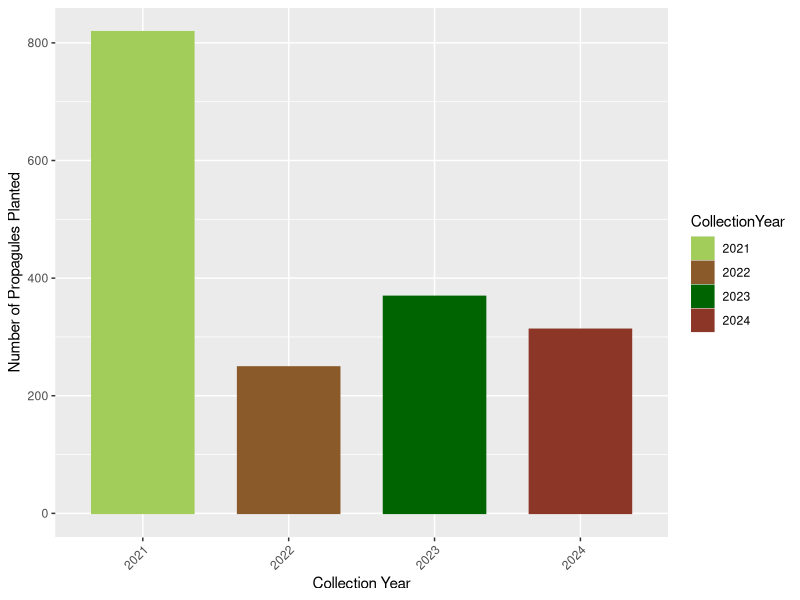
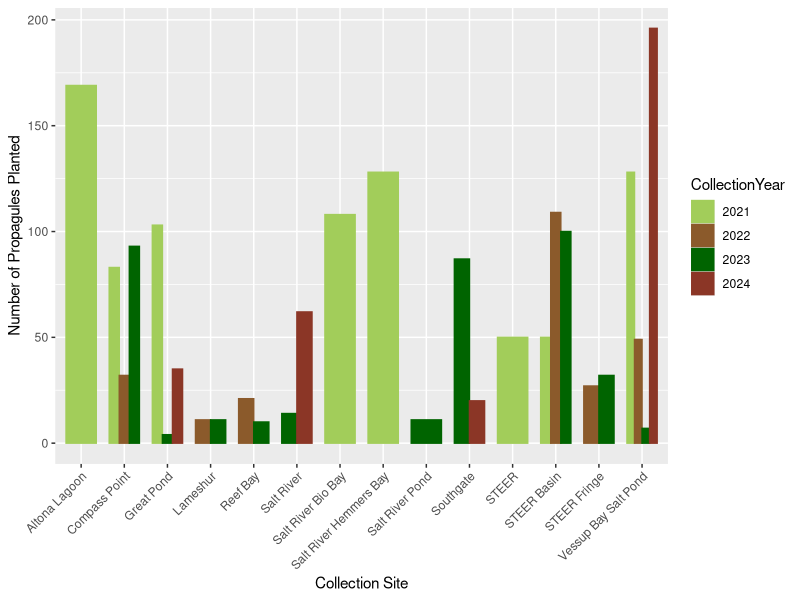
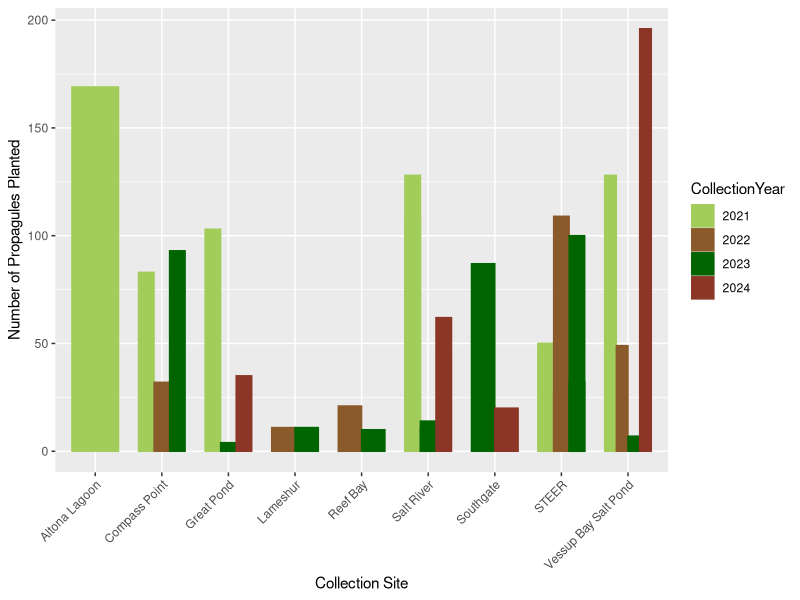
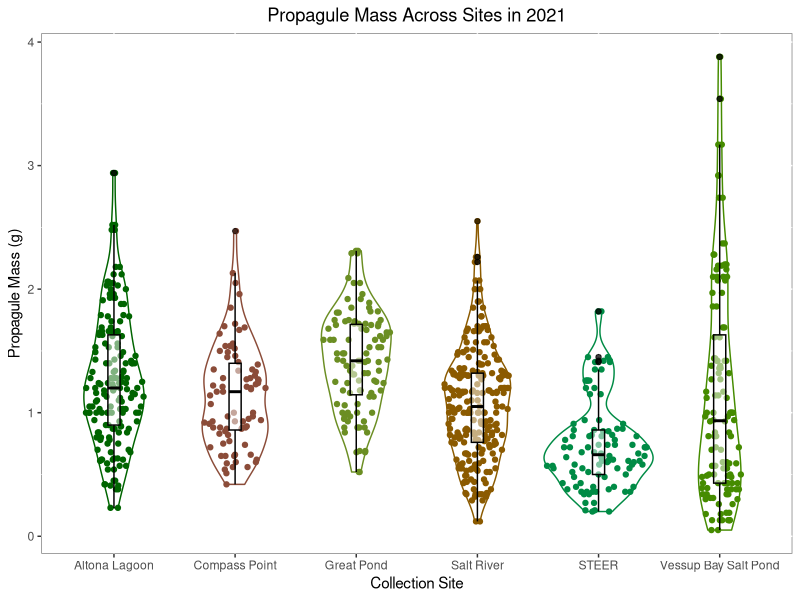
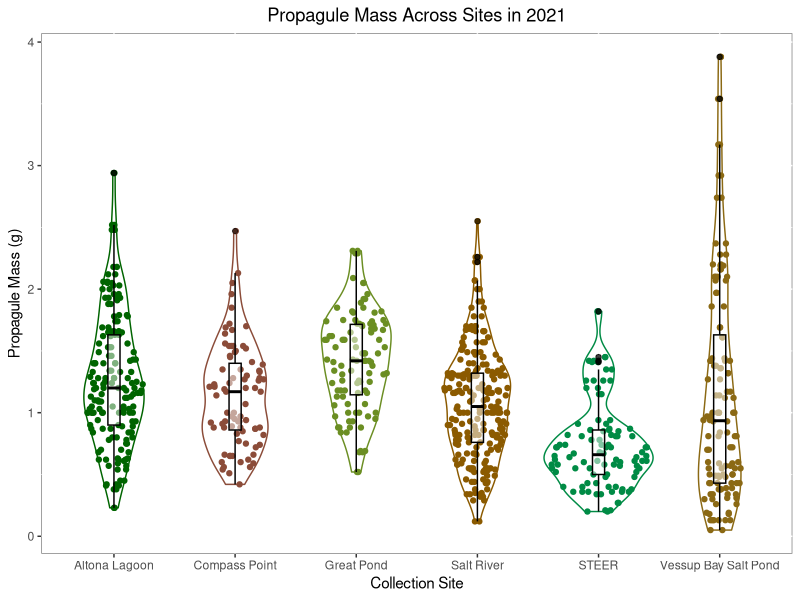

Source code (R) for these figures, in order: (Note: this script raises an error after producing the figures.)
## ---- chunk 1
#changed a thing
## ---- chunk 2
library(tidyverse)
library(readr)
library(lubridate)#as date function tells things they are dates

AVGE <- read_csv("AVGE Intake Data11.14.24.csv")

unique(AVGE$CollectionSite)
# "VBSP"                       NA                           "CP"                        
# [4] "STEER Basin"                "AL"                         "SRHB"                      
# [7] "SRBB"                       "GP"                         "UNK"                       
#[10] "STEER Fringe"               "LS"                         "RB"                        
#[13] "STEER BASIN"                "SG"                         "NUMBERS WERE IN 600'S, NOW"
#[16] "STEER FRINGE"               "LAMESHUR"                   "VESSUP SALT POND"          
#[19] "SALT RIVER POND"            "SARI"                       "Vessup Salt Pond"          
#[22] "na"                         "STEER"                      "Altona Lagoon"             
#[25] "Hemmers Bay"                "Bio Bay"                    "Great Pond"                
#[28] "Oasis Cove, Vessup Bay"     "Southgate"                  "SALT RIVER"                
#[31] "Vessup" 


#want all the site IDs to say the name of the site

AVGE<-AVGE%>%
  mutate(CollectionSite=recode(CollectionSite,
    "VBSP"= "Vessup Bay Salt Pond",
    "VESSUP SALT POND"= "Vessup Bay Salt Pond",
    "Vessup Salt Pond"= "Vessup Bay Salt Pond",
    "STEER BASIN"= "STEER Basin",
    "STEER FRINGE"= "STEER Fringe",
    "SRBB"= "Salt River Bio Bay",
    "Bio Bay"= "Salt River Bio Bay",
    "Hemmers Bay"= "Salt River Hemmers Bay",
    "SRHB"= "Salt River Hemmers Bay",
    "AL"= "Altona Lagoon",
    "GP"= "Great Pond",
    "LS"= "Lameshur",
    "LAMESHUR"= "Lameshur",
    "SARI"= "Salt River",
    "SALT RIVER"= "Salt River",
    "SALT RIVER POND"= "Salt River Pond",
    "CP"= "Compass Point",
    "SG"="Southgate",
    "RB"="Reef Bay"))

unique(AVGE$CollectionSite)

#remove props from unknown sites and na
AVGE<-AVGE%>%
  filter(!(CollectionSite=="na"))%>%
  filter(!(CollectionSite=="UNK"))%>%
  filter(!(CollectionSite=="NUMBERS WERE IN 600'S, NOW"))%>%
  filter(!(CollectionSite=="Oasis Cove, Vessup Bay"))
#remove all rows where collection site isn't recorded (NA in dataframe)
AVGE<-AVGE%>%
  filter(!is.na(CollectionSite))
  
#going to remove the three props that say oasis cove vessup bay, and NUMBERS WERE IN 600'S, NOW

#check to make sure all sites have a collection site
AVGEcheck<-AVGE%>%
  filter(CollectionSite==NA|CollectionSite=="na"|CollectionSite=="UNK")

#use lubridate to so my dates are recognized as dates and I can pull the year out
AVGE$CollectionDate<-mdy(AVGE$CollectionDate)

AVGE<-AVGE%>%
  mutate(CollectionYear=year(CollectionDate))
## ---- chunk 3

#six trees don't have a collected date, but they were planted in 2021, going to change collection year to 2021

AVGE$CollectionYear <- ifelse(is.na(AVGE$CollectionYear), 2021, AVGE$CollectionYear)

#how many props planted each year?
YearCount<-AVGE%>%
  group_by(CollectionYear)%>%
  summarise(count=n())

YearCount$CollectionYear<-as.factor(YearCount$CollectionYear)
#colors
yearcolors<-c("darkolivegreen3", "tan4","darkgreen","tomato4")

YearPlot<-YearCount%>%
  ggplot(aes(x=CollectionYear,y=count, color=CollectionYear, fill=CollectionYear))+
  geom_col(position="dodge",stat="identity", width=0.7)+
  theme(axis.text.x = element_text(angle = 45, hjust = 1))+
  scale_fill_manual(values=yearcolors)+
  scale_color_manual(values=yearcolors)+
  xlab("Collection Year")+
  ylab("Number of Propagules Planted")

YearPlot

## ---- chunk 4

#six trees don't have a collected date, but they were planted in 2021, going to change collection year to 2021

AVGE$CollectionYear <- ifelse(is.na(AVGE$CollectionYear), 2021, AVGE$CollectionYear)

#want to know how many props were collected from each site each year
SiteCount<-AVGE%>%
  group_by(CollectionYear,CollectionSite)%>%
  summarise(count=n())

#make factor
SiteCount$CollectionYear<-as.factor(SiteCount$CollectionYear)

#colors
yearcolors<-c("darkolivegreen3", "tan4","darkgreen","tomato4")

CountPlot<-SiteCount%>%
  ggplot(aes(x=CollectionSite,y=count,color=CollectionYear, fill=CollectionYear))+
  geom_col(position="dodge",stat="identity", width=0.7)+
  theme(axis.text.x = element_text(angle = 45, hjust = 1))+
  scale_fill_manual(values=yearcolors)+
  scale_color_manual(values=yearcolors)+
  xlab("Collection Site")+
  ylab("Number of Propagules Planted")

CountPlot

#going to combine all Salt Pond and steer Locations and replot 

SiteCountSitesMerged<-SiteCount%>%
  mutate(CollectionSite=recode(CollectionSite,
    "Salt River Bio Bay"= "Salt River",
    "Salt River Hemmers Bay"= "Salt River",
    "Salt River Pond"= "Salt River",
    "STEER Basin"= "STEER",
    "STEER Fringe"= "STEER",
    ))

MergedSites<-SiteCountSitesMerged%>%
  ggplot(aes(x=CollectionSite,y=count,color=CollectionYear, fill=CollectionYear))+
  geom_col(position="dodge",stat="identity", width=0.7)+
  theme(axis.text.x = element_text(angle = 45, hjust = 1))+
  scale_fill_manual(values=yearcolors)+
  scale_color_manual(values=yearcolors)+
  xlab("Collection Site")+
  ylab("Number of Propagules Planted")

MergedSites


## ---- chunk 5
library(ggforce)#for sinaplots

#merging all steer and salt river into one site for analysis
AVGEmerged<-AVGE%>%
   mutate(CollectionSite=recode(CollectionSite,
    "Salt River Bio Bay"= "Salt River",
    "Salt River Hemmers Bay"= "Salt River",
    "Salt River Pond"= "Salt River",
    "STEER Basin"= "STEER",
    "STEER Fringe"= "STEER",
    ))

#rename mass column because it things Mass(g) is a function
colnames(AVGEmerged)[colnames(AVGEmerged) == "Mass(g)"] <- "Mass"

#reclassify Mass and Collection Site
AVGEmerged$Mass<-as.numeric(AVGEmerged$Mass)
AVGEmerged$CollectionSite<-as.factor(AVGEmerged$CollectionSite)


#want to plot
mass21<-AVGEmerged%>%
  filter(CollectionYear==2021)%>%
  ggplot(aes(x=CollectionSite, y=Mass, color=CollectionSite))+#setting my x and y values,
  geom_violin()+#
    geom_sina()+#adds all the dots to the violin plot needs ggforce library
    geom_boxplot(width=0.1, color="black", alpha=0.5)+
  ggtitle("Propagule Mass Across Sites in 2021")+
  ylab("Propagule Mass (g)")+
  xlab("Collection Site")+
  theme(legend.position="none", plot.title = element_text(hjust = 0.5), panel.background =   element_rect(fill = "white", colour = "grey50"))+#no legend, centered title, no background
  scale_color_manual(name = "Site", values = c("darkgreen","salmon4", "olivedrab","orange4","springgreen4","chartreuse4"))#sets the colors manually of the dots, and outlines of violin plots

mass21
  


## ---- chunk 6
#function to plot, 
    #input the dataframe
    #collection year
    #what y value you want to use ie:L/W/M
    #title in quotes
    #and y label in quotes

PropViolinPlot<-function(df,collectionyear,YVal,title, ylab){
 
   #filter the dataframe
  filterdata<-df%>%
    filter(CollectionYear==collectionyear)
 
   #color options
  plotcolors<-c("darkgreen","salmon4", "olivedrab","orange4","springgreen4","goldenrod4")
 
   #plot things
  plot<-filterdata%>%
    ggplot(aes(x=CollectionSite, y = .data[[YVal]], color=CollectionSite))+#setting my x and y values, 
  geom_violin()+#
    geom_sina()+#adds all the dots to the violin plot needs ggforce library
    geom_boxplot(width=0.1, color="black", alpha=0.5)+
  ggtitle(title)+
  ylab(ylab)+
  xlab("Collection Site")+
  theme(legend.position="none", plot.title = element_text(hjust = 0.5), panel.background = element_rect(fill = "white", colour = "grey50"))+#no legend, centered title, no background
    scale_color_manual(name = "Site", values = plotcolors)
  
  #return the plot
  return(plot)
  }#sets the colors manually of the dots, and outlines of violin plots


#Mass 2021
f2021mass<-PropViolinPlot(AVGEmerged,2021,"Mass","Propagule Mass Across Sites in 2021","Propagule Mass (g)")

f2021mass

#Width 2021
AVGEmerged$Width<-as.numeric(AVGEmerged$Width)

f2021width<-PropViolinPlot(AVGEmerged,2021,"Width","Propagule Width Across Sites in 2021","Propagule Width (cm)")

f2021width

#Length 2021
f2021length<-PropViolinPlot(AVGEmerged,2021,"Propagule Length(cm)","Propagule Length Across Sites in 2021","Propagule Length (cm)")

